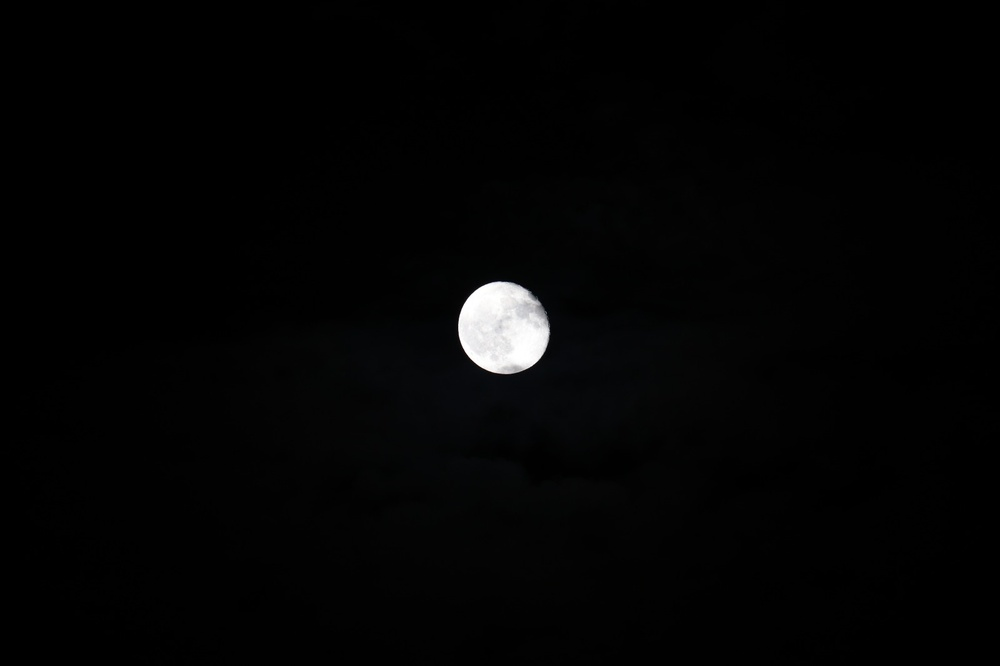
#> input picture tp3.jpeg, 1000 x 666 px, shrunk from 1600 x 1066 before the run
$ python test3.py
#> lines starting #> are read from the running program, lines starting #| are printed output that depends on the picture; after the words box and inside, x2 and y2 are one past the last pixel; in counts of white or black regions, pixels touching at a corner belong together
import cv2
import numpy as np

def nothing(x) :

    pass
# 3 create a trackbar to know the colors CODES
cv2.namedWindow("Tracking")
cv2.createTrackbar("LH","Tracking", 0, 255, nothing)
#> slider 'LH' is set to 51
cv2.createTrackbar("LS","Tracking", 0, 255, nothing)
#> slider 'LS' is set to 51
cv2.createTrackbar("LV","Tracking", 0, 255, nothing)
#> slider 'LV' is set to 51
cv2.createTrackbar("UH","Tracking", 255, 255, nothing)
cv2.createTrackbar("US","Tracking",255, 255, nothing)
cv2.createTrackbar("UV","Tracking",255, 255, nothing)

while True:
    frame = cv2.imread('tp3.jpeg')
#> frame is the input picture: shape (666, 1000, 3); mean B, G, R 4, 3.9, 3.8
    #4 get trackbar values
    l_h = cv2.getTrackbarPos("LH", "Tracking")
    l_s = cv2.getTrackbarPos("LS", "Tracking")
    l_v = cv2.getTrackbarPos("LV", "Tracking")

    u_h = cv2.getTrackbarPos("UH", "Tracking")
    u_s = cv2.getTrackbarPos("US", "Tracking")
    u_v = cv2.getTrackbarPos("UV", "Tracking")

    #first convert image into hsv
    hsv = cv2.cvtColor(frame,cv2.COLOR_BGR2HSV)
#> hsv: shape (666, 1000, 3); mean H, S, V 8.9, 8.4, 4

    #2nd define lower and upper value for blue
    l_b = np.array([l_h, l_s ,l_v])
    u_b = np.array([u_h, u_s,  u_v])

    #threshold the hsv image to get only the blue image
    mask = cv2.inRange(hsv, l_b ,u_b)
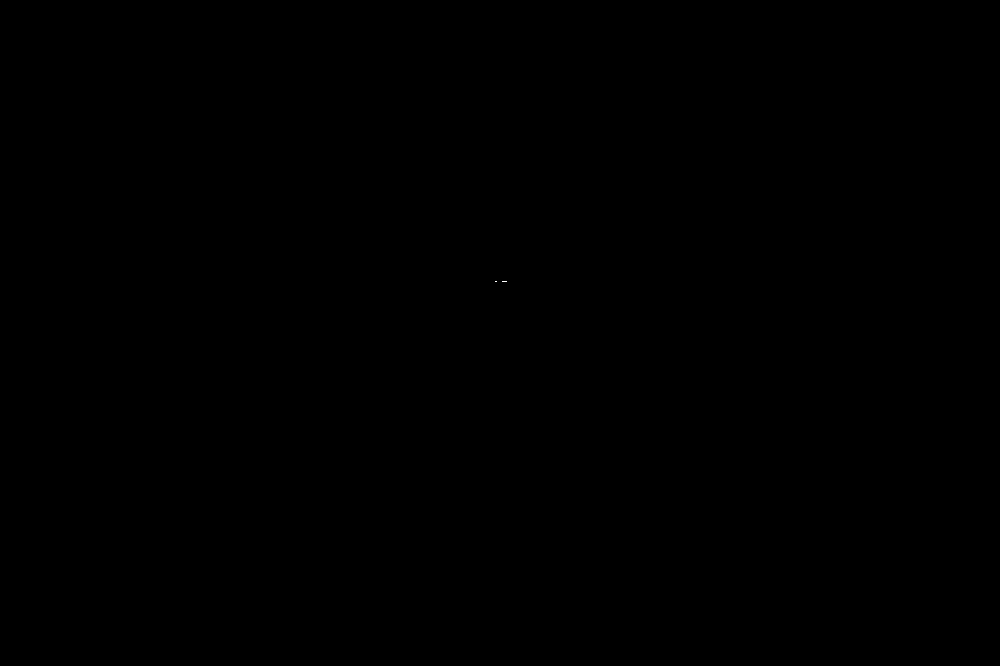
#> mask: shape (666, 1000); 0% white in thin lines or dots, all inside (x1, y1, x2, y2) = (495, 281, 507, 282)

   #add 2 arrays to have mask for ub and lb

    res = cv2.bitwise_and(frame, frame, mask=mask)

#show the mask ,result and frame
    cv2.imshow("frame",frame)
    cv2.imshow("mask", mask)
    cv2.imshow("res", res)

    key= cv2.waitKey(1)
#> (key Esc is pressed here)
    if key == 27:
        break

        cv2.destroyAllWindows()
